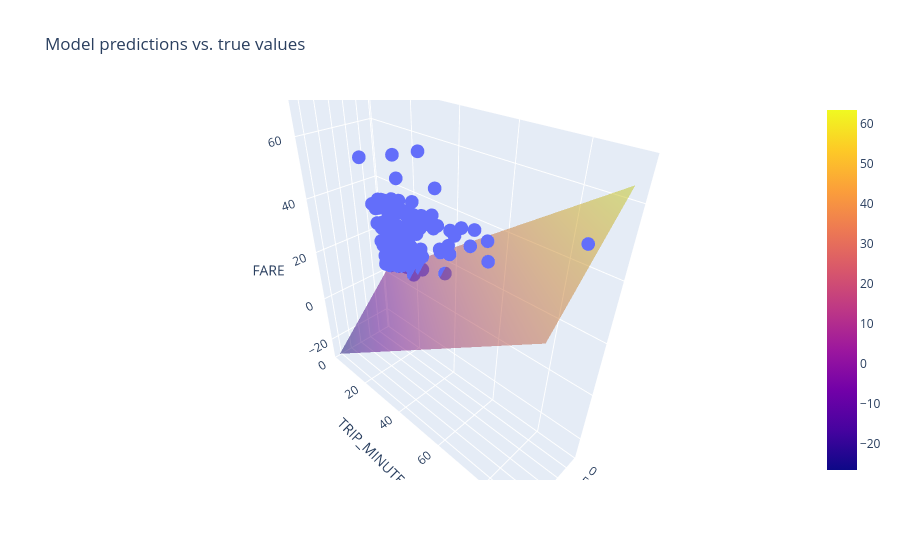

The cell this chart's notebook holds for it:
### Markdown cell above
### Experimento 3 — Underfitting con dos features (TRIP_MILES + TRIP_MINUTES)

### Code cell
#@title UNDERFITTING - Experimento 3 (dos features: TRIP_MILES + TRIP_MINUTES)

# ============================================================
# UNDERFITTING con dos features
# Misma estrategia: learning_rate bajo + pocas epochs + batch grande
# Incluso con más información (2 features), el modelo no converge
# ============================================================

settings_underfit_3 = ml_edu.experiment.ExperimentSettings(
    learning_rate = 0.0001,   # 10x menor que el original
    number_epochs = 3,        # 6.7x menor que el original
    batch_size = 512,         # 10x mayor que el original
    input_features = ['TRIP_MILES', 'TRIP_MINUTES']
)

metrics_underfit_3 = [keras.metrics.RootMeanSquaredError(name='rmse')]
model_underfit_3 = create_model(settings_underfit_3, metrics_underfit_3)

experiment_underfit_3 = train_model(
    'underfit_two_features',
    model_underfit_3,
    training_df,
    'FARE',
    settings_underfit_3
)

print('\n--- UNDERFITTING - Experimento 3 (TRIP_MILES + TRIP_MINUTES) ---')
print(f'RMSE final: {experiment_underfit_3.metrics_history["rmse"].iloc[-1]:.4f}')
print('Nota: Incluso con 2 features, el modelo no puede aprender con estos hiperparámetros.\n')

ml_edu.results.plot_experiment_metrics(experiment_underfit_3, ['rmse'])
ml_edu.results.plot_model_predictions(experiment_underfit_3, training_df, 'FARE')

### Figure 1 — Plotly figure (JSON) as saved in the notebook; plotly's stock layout.template omitted (floating-point values rounded to 4 significant figures; data arrays with more than 128 entries replaced by an {"elided": "..."} marker saying what was removed)
{"data": [{"hovertemplate": "TRIP_MILES=%{x}<br>TRIP_MINUTES=%{y}<br>FARE=%{z}<extra></extra>", "legendgroup": "", "marker": {"color": "#636efa", "symbol": "circle"}, "mode": "markers", "name": "", "scene": "scene", "showlegend": false, "type": "scatter3d", "x": {"elided": "200 float values"}, "y": {"elided": "200 float values"}, "z": {"elided": "200 float values"}}, {"name": "prediction", "opacity": 0.5, "type": "surface", "x": [0.5, 3.467, 6.433, 9.4, 12.37, 15.33, 18.3, 21.27, 24.23, 27.2], "y": [2.45, 12.4, 22.35, 32.3, 42.25, 52.2, 62.15, 72.1, 82.05, 92.0], "z": [[1.205, -1.89, -4.984, -8.078, -11.17, -14.27, -17.36, -20.45, -23.55, -26.64], [8.135, 5.041, 1.947, -1.147, -4.241, -7.336, -10.43, -13.52, -16.62, -19.71], [15.07, 11.97, 8.878, 5.784, 2.689, -0.4048, -3.499, -6.593, -9.687, -12.78], [22.0, 18.9, 15.81, 12.71, 9.62, 6.526, 3.432, 0.3376, -2.757, -5.851], [28.93, 25.83, 22.74, 19.65, 16.55, 13.46, 10.36, 7.268, 4.174, 1.08], [35.86, 32.76, 29.67, 26.58, 23.48, 20.39, 17.29, 14.2, 11.1, 8.011], [42.79, 39.69, 36.6, 33.51, 30.41, 27.32, 24.22, 21.13, 18.04, 14.94], [49.72, 46.63, 43.53, 40.44, 37.34, 34.25, 31.15, 28.06, 24.97, 21.87], [56.65, 53.56, 50.46, 47.37, 44.27, 41.18, 38.09, 34.99, 31.9, 28.8], [63.58, 60.49, 57.39, 54.3, 51.2, 48.11, 45.02, 41.92, 38.83, 35.73]]}], "layout": {"legend": {"tracegroupgap": 0}, "scene": {"domain": {"x": [0, 1], "y": [0, 1]}, "xaxis": {"title": {"text": "TRIP_MILES"}}, "yaxis": {"title": {"text": "TRIP_MINUTES"}}, "zaxis": {"title": {"text": "FARE"}}}, "title": {"text": "Model predictions vs. true values"}}}
